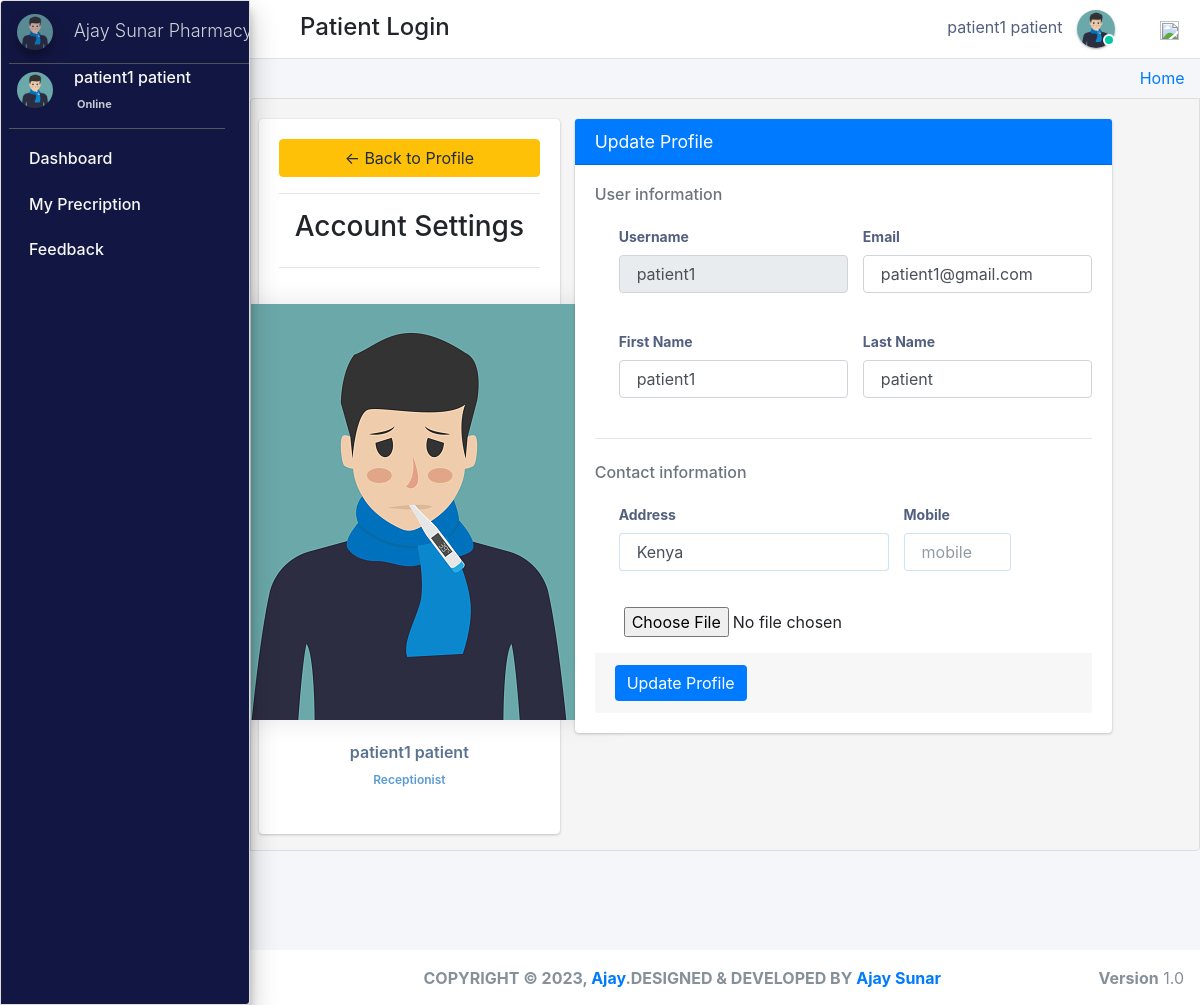
The page /patient_profile/ (signed in) on the database its author committed.
### pharmacy/models.py (models this page shows, shortened)
class CustomUser(AbstractUser):
    user_type_data = ((1, "AdminHOD"), (2, "Pharmacist"), (3, "Doctor"), (4, "PharmacyClerk"),(5, "Patients"))
    user_type = models.CharField(default=1, choices=user_type_data, max_length=10)

class Patients(models.Model):
    gender_category=(
        ('Male','Male'),
        ('Female','Female'),
    )
    admin = models.OneToOneField(CustomUser,null=True, on_delete = models.CASCADE)
    reg_no=models.CharField(max_length=30,null=True,blank=True,unique=True)
    gender=models.CharField(max_length=7,null=True,blank=True,choices=gender_category)
    first_name=models.CharField(max_length=20,null=True,blank=True)
    last_name=models.CharField(max_length=20,null=True,blank=True)
    dob=models.DateTimeField(auto_now_add= False, auto_now=False,null=True,blank=True)
    phone_number=models.CharField(max_length=10,null=True,blank=True)
    profile_pic=models.ImageField(default="patient.jpg",null=True,blank=True)
    age= models.IntegerField(default='0', blank=True, null=True)
    address=models.CharField(max_length=300,null=True,blank=True)
    date_admitted=models.DateTimeField(auto_now_add=True, auto_now=False)
    last_updated = models.DateTimeField(auto_now_add=False, auto_now=True)

### pharmacy/patient_view.py (the view, shortened to what this page needs)
# urls.py: path('patient_profile/',patient_view.patientProfile,name='patient_profile'),
@login_required
def patientProfile(request):
    customuser = CustomUser.objects.get(id=request.user.id)
    patien = Patients.objects.get(admin=customuser.id)
    form=PatientPicForm1()
    context={
        "patien":patien,
        "form":form
    }
    return render(request,'patient_templates/patient_profile.html',context)

### pharmacy/forms.py
class PatientPicForm1(forms.ModelForm):
    class Meta:
        model=Patients
        fields='__all__'
        exclude=['admin','gender','mobile','address','dob']

### pharmacy/templates/patient_templates/patient_profile.html (shortened to what this page needs)
{% extends 'patient_templates/base_template.html'%} {% block main_content %}
<div class="content">
    <div class="row">
        <div class="col-md-4">
            <div class="card card-body">
                <a href="" class="btn btn-warning"> &#8592; Back to Profile  </a>
                <hr>
                <h3 style="text-align:center;">Account Settings</h3>
                <hr>
                <div class="profile-sidebar">
                    <div class="profile-userpic">
                        <img src="{{request.user.patients.profile_pic.url}}" class="img-responsive" alt="">
                    </div>
                    <div class="profile-usertitle">
                        <div class="profile-usertitle-name">
                            {{request.user.first_name}} {{request.user.last_name}}
                        </div>
                        <div class="profile-usertitle-job">
                            Receptionist
                        </div>
                    </div>
                </div>
            </div>
        </div>
        <div class="col-md-7">
            <div class="card card-primary">
                <div class="card-header">
                    <h3 class="card-title">Update Profile</h3>
                </div>
                <form action="" method="post" action="{% url 'clerk_profile' %}" enctype="multipart/form-data">
                    <div class="card-body">
                        <h6 class="heading-small text-muted ">User information</h6>
                        <div class="pl-lg-4">
                            <div class="row">
                                <div class="col-lg-6">
                                    <div class="form-group">
                                        <label class="form-control-label">Username</label>
                                        <input type="text" class="form-control" name="username" value="{{ user.username }}" disabled="disabled">
                                    </div>
                                </div>
                                <div class="col-lg-6">
                                    <div class="form-group">
                                        <label class="form-control-label">Email </label>
                                        <input type="text" class="form-control" name="email" value="{{ user.email }}">
                                    </div>
                                </div>
                            </div>
                            <div class="row">
                                <div class="col-lg-6">
                                    <div class="form-group">
                                        <label class="form-control-label">First Name </label>
                                        <input type="text" class="form-control" name="first_name" value="{{ patien.first_name }}">
                                    </div>
                                </div>
                                <div class="col-lg-6">
                                    <div class="form-group">
                                        <label class="form-control-label">Last Name </label>
                                        <input type="text" class="form-control" name="last_name" value="{{ patien.last_name }}">
                                    </div>
                                </div>
                            </div>
                        </div>
                        <hr class="my-4">
                        <h6 class="heading-small text-muted mb-1">Contact information</h6>
                        <div class="pl-lg-4">
                            <div class="row">
                                <div class="col-md-7">
                                    <div class="form-group focused">
                                        <label class="form-control-label" for="input-address">Address</label>
                                        <input class="form-control" placeholder="Home Address" name="address" type="text" value="{{patien.address}}">
                                    </div>
                                </div>
                                <div class="col-lg-3">
                                    <div class="form-group focused">
                                        <label class="form-control-label" for="input-city">Mobile</label>
                                        <input type="text" id="input-city" name="mobile" class="form-control" placeholder="mobile" value="{{patien.mobile}}">
                                    </div>
                                </div>
                            </div>
                            <div class="row">
                                <div class="col-md-12">
                                    <input type="file" name="profile_pic" accept="image/*" id="id_profile_pic">
                                </div>
                            </div>
                        </div>
                        <div class="card-footer mt-3">
                            <button type="submit" class="btn btn-primary">Update Profile</button>
                        </div>
                    </div>
                </form>
            </div>
        </div>
    </div>
</div>
</div>
{% endblock %}

### pharmacy/templates/patient_templates/base_template.html (shortened to what this page needs)
{% extends 'base_file.html' %} {% block htm %}
<body class="hold-transition sidebar-mini layout-fixed">
    <div class="wrapper">
        <nav class="main-header navbar navbar-expand navbar-white navbar-light">
            <ul class="navbar-nav">
                <li class="nav-item">
                    <a class="nav-link" data-widget="pushmenu" href="#" role="button"></a>
                </li>
            </ul>
            <h4 style="margin-left: 10px; margin-top: 5px;" class="text-disabled"> Patient Login</h4>
            <ul class="navbar-nav ml-auto">
                <li class="mx-3">
                    <a href="#" class="sm-submenu-with-image a">
                        <span>{{user.first_name}}  {{user.last_name}}</span>
                        <img src="{{request.user.patients.profile_pic.url}}" class="img-circle elevation-1" width="38" height="38" alt="">
                        <span class="avatar-status avatar-sm-status avatar-status-success"></span>
                    </a>
                </li>
                <li class="nav-item dropdown ml-3 low">
                    <a href="#" class="btn btn-outlined btn-black text-muted bg-transparent " data-toggle="dropdown" aria-expanded="false" data-wow-delay="0.7s"><img src="https://img.icons8.com/ios/50/000000/settings.png" width="19" height="19">
                    </a>
                </li>
            </ul>
        </nav>
        {% include 'patient_templates/sidebar.html'%}
        <div class="content-wrapper">
            <div class="content-header">
                <div class="container-fluid">
                    <div class="row ">
                        <div class="col-sm-6">
                        </div>
                        <div class="col-sm-6">
                            <ol class="breadcrumb float-sm-right">
                                <li class="breadcrumb-item"><a href="">Home</a></li>
                            </ol>
                        </div>
                    </div>
                </div>
            </div>
            {% block main_content %} {% endblock main_content %}
        </div>
        {% include 'hod_templates/footer.html'%}
    {% endblock htm %}

### pharm/pharmacy/templates/base_file.html (shortened to what this page needs)
{% load static %}
<!DOCTYPE html>
<html lang="en">
<head>
    <link rel="stylesheet" href="{% static 'css/bootstrap.min.css'%}">
    <link rel="stylesheet" href="{% static 'css/main.css'%}">
    <link rel="stylesheet" href="{% static 'css/profile.css'%}">
    <link rel="stylesheet" href="{% static " fontawesome-free/css/all.min.css " %}">
    <link rel="stylesheet" href="https://code.ionicframework.com/ionicons/2.0.1/css/ionicons.min.css">
    <link rel="stylesheet" href="{% static 'dist/css/adminlte.css'  %}">
    <link rel="stylesheet" href="{% static 'pace-progress/themes/black/pace-theme-flat-top.css' %}">
    <link rel="stylesheet" href="{% static 'datatables-bs4/css/dataTables.bootstrap4.min.css'%}">
    <link rel="stylesheet" href="{% static 'datatables-responsive/css/responsive.bootstrap4.min.css'%}">
    <link rel="stylesheet" href="{% static 'datatables-buttons/css/buttons.bootstrap4.min.css'%}">
    <link rel="stylesheet" href="{% static 'css/select2.css' %}">
    <link href="{% static 'jquery-ui2/jquery-ui.min.css' %}" rel="stylesheet">
    <link href="{% static 'jquery-ui2/jquery-ui.structure.min.css' %}" rel="stylesheet">
    <link href="{% static 'jquery-ui2/jquery-ui.theme.min.css' %}" rel="stylesheet">
</head>
{% block htm %} {% endblock htm%}
</body>
</html>

### pharmacy/templates/patient_templates/sidebar.html (shortened to what this page needs)
<aside class="main-sidebar sidebar-dark-primary elevation-4">
    <a href="" class="brand-link ml-2">
        <img src="{{request.user.patients.profile_pic.url}}" alt="" width="36" height="36"  class=" img-circle elevation-3"
            style="opacity: .8">
        <span class="brand-text font-weight-light mt-1 ml-3 mmust">Ajay Sunar Pharmacy</span>
      </a>
    <div class="sidebar">
      <div class="user-panel mr-3">
          <div class="pull-left image ml-2 ">
            <img src="{{request.user.patients.profile_pic.url}}"  width="36" height="36"  class="img-circle mt-2" alt="User Image">
          </div>
          <div class="pull-left info">
            <p>{{user.first_name}}  {{user.last_name}}</p>
            <a href="#"> Online</a>
          </div>
        </div>
      <nav class="mt-2">
        <ul class="nav nav-pills nav-sidebar flex-column" data-widget="treeview" role="menu" data-accordion="false">
               <li class="nav-item ">
                <a href="{% url  'pharmacist_home' %}" class="nav-link">
                  <p>
                    Dashboard
                  </p>
                </a>
              </li>
          <li class="nav-item">
            <a href="{% url 'taken_home' %}" class="nav-link">
              <p>
               My Precription
              </p>
            </a>
          </li>
          <li class="nav-item">
            <a href="{% url  'patient_feedback'  %}" class="nav-link">
              <p>
                Feedback
              </p>
            </a>
          </li>
        </ul>
      </nav>
    </div>
  </aside>

### pharmacy/templates/hod_templates/footer.html
<footer class="main-footer pt-3 text-center">
    <strong>COPYRIGHT &copy; {% now "Y" %}, <a href="#">Ajay</a>.DESIGNED & DEVELOPED BY <a href="#">Ajay Sunar</a></strong>
    <div class="float-right d-none d-sm-inline-block">
        <b>Version</b> 1.0
    </div>
</footer>

### static/css/main.css (style rules this page uses)
html { font-family: sans-serif; line-height: 1.15; -webkit-text-size-adjust: 100%; -webkit-tap-highlight-color: transparent; }
body { overflow-y: hidden; overflow-x: hidden; font-family: -apple-system, BlinkMacSystemFont, "Segoe UI", Roboto, "Helvetica Neue", Arial, "Noto Sans", sans-serif, "Apple Color Emoji", "Segoe UI Emoji", "Segoe UI Symbol", "Noto Color Emoji" !important; }
.content { background-color: #f5f5f5; border: 1px solid #dddddd; border-radius: 4px 0px 4px 0px; left: -1px; padding: 10px 7px 5px; }
.main-sidebar { background: #ffffff; border: 1px solid #dddddd; border-radius: 4px 0px 4px 0px; font-weight: bold; }
.content { height: 75vh; overflow-y: scroll; overflow-x: hidden; }
.content .row { margin-top: 20px !important; }
.main-sidebar { background-color: #121642 !important; color: white !important; }
.main-sidebar p { color: #f8f8f8 !important; font-weight: 500 !important }
.btn-primary { outline: none !important; border: none !important; }
.avatar-status { position: absolute; bottom: 12px; right: 75.4px; display: -ms-inline-flexbox; display: inline-flex; -ms-flex-negative: 0; flex-shrink: 0; -ms-flex-pack: center; justify-content: center; -ms-flex-align: center; align-items: center; white-space: nowrap; text-align: center; vertical-align: baseline; font-weight: 600; border: .125rem solid #fff; width: 12px; height: 12px; line-height: 1; font-size: .71094rem; border-radius: 50%; }
.avatar-status-success { color: #fff; background-color: #00c9a7; }
.pull-left { float: left; }
.pull-left { float: left!important; }
.user-panel>.info { padding: 5px 5px 5px 15px; line-height: 1; position: absolute; left: 55px; }
.user-panel>.info>p { font-weight: 600; margin-bottom: 9px; }
p { margin: 0 0 10px; }
.user-panel { padding-bottom: 20px; }
.user-panel:after { clear: both; }
.user-panel:before, .user-panel:after { content: " "; display: table; }
.user-panel>.info>a { text-decoration: none; padding-right: 5px; margin-top: 3px; font-size: 11px; overflow: hidden; white-space: nowrap; }
.mmust { overflow: hidden; white-space: nowrap; font-size: 18px; }
.mb-4, .my-4 { margin-bottom: 1rem !important; }
.container-fluid { width: 100%; padding-right: 15px; padding-left: 15px; margin-right: auto; margin-left: auto; }
.row { display: flex; flex-wrap: wrap; margin-right: -15px; margin-left: -15px; }
.mt-3, .my-3 { margin-top: .75rem !important; }
input { text-indent: 5px !important; }
input::placeholder { text-indent: 5px !important; }
.main-footer { height: 65px !important; background: #ffffff; border-top: none !important; color: #869099; font-size: 1.0rem !important; }
.img-circle { border-radius: 50%; }
.content-wrapper .content-header { padding: 5px 0.5rem !important; }

### static/css/profile.css (style rules this page uses)
li { list-style-type: none ! }
.profile-sidebar { padding: 20px 0 10px 0; background: #fff; }
.profile-userpic { display: flex; justify-content: center; }
.profile-userpic img { box-shadow: 0px 0px 25px rgba(0, 0, 0, 0.1) !important; float: center; margin: 0 auto; }
.profile-usertitle { text-align: center; margin-top: 20px; }
.profile-usertitle-name { color: #5a7391; font-size: 16px; font-weight: 600; margin-bottom: 7px; }
.profile-usertitle-job { color: #5b9bd1; font-size: 12px; font-weight: 600; margin-bottom: 15px; }
.form-control-label { font-size: .875rem; font-weight: 600; color: #525f7f; }
.form-control { font-size: .875rem; }
.focused .form-control { border-color: rgba(50, 151, 211, .25); }
.navbar-nav span { color: #525f7f !important; margin-right: 10px !important; }
body { font-family: 'Rubik', sans-serif; height: 100% !important; }
input { text-indent: 5px !important; }
input::placeholder { text-indent: 5px !important; }

### rows shown on the page
CustomUser: first_name "patient1", last_name "patient", user.patients.profile_pic (picture), user.first_name "patient1", user.last_name "patient", username "patient1", email "patient1@gmail.com"
Patients: first_name "patient1", last_name "patient", address "Kenya"
